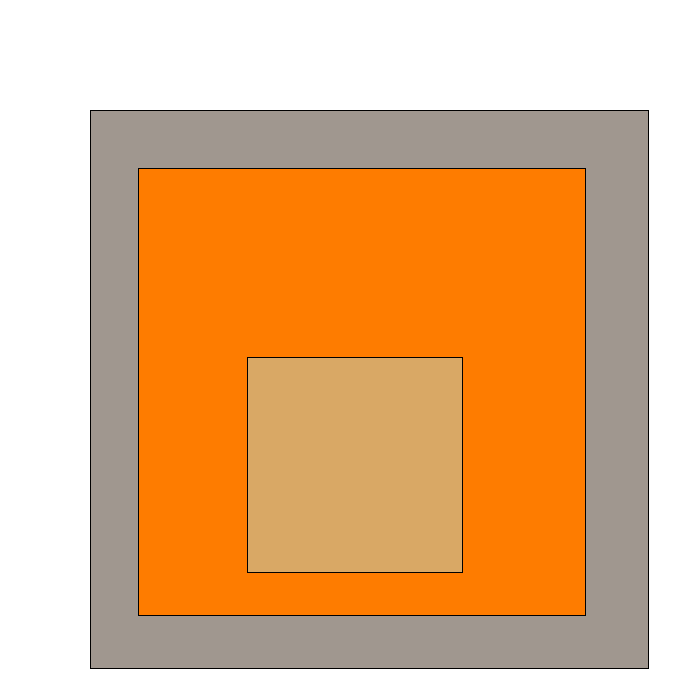
Frame 1 (no input)
Frame 60 (the mouse pressed at the canvas centre just before this capture): identical to frame 1, image omitted
Frame 120 (the mouse held since frame 60 and released just before this capture): identical to frame 1, image omitted

The Processing sketch that drew this single still picture (run headless with seeded random() and noise(); from frame 60 on, the mouse is pressed at the canvas centre):

// Processing sketch: sketch_230921c
// ── sketch_230921c.pde
//source: https://www.sothebys.com/en/buy/auction/2020/contemporary-art-milan-2/study-to-homage-to-the-square-reddish-in-orange-2

void setup() {

  size (700,700);
  
}
  void draw() {
    background(255);
    fill(160,151,143,255);
    square(90, 110, 558); 
    fill(254,124,0,255);
    square(138, 168, 447);
    fill(217,168,101,255);
    square(247, 357, 215);
    



















    if (frameCount == 1) {
      String filename = "output";
      save(filename + ".png");
      print("canvas saved as " + filename + ".png");
    }
  }
















 
